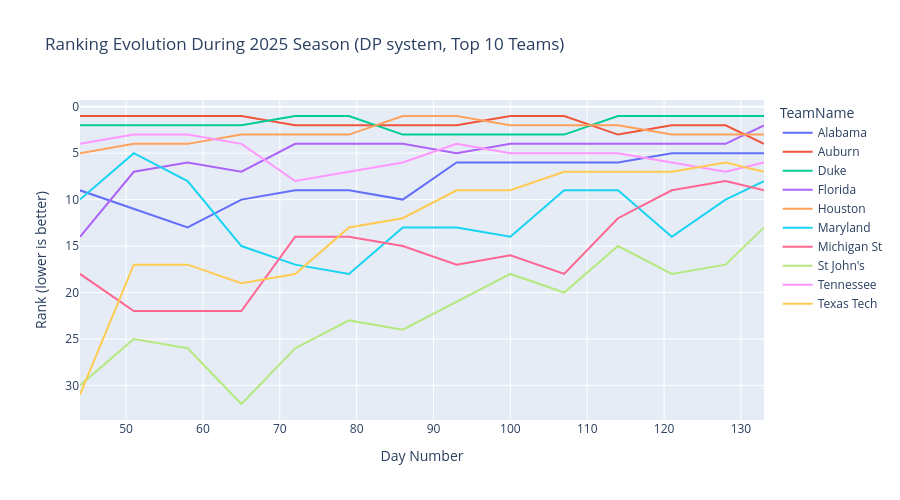

The notebook cell this image was saved under:
### Code cell
# Ranking volatility: how rankings evolve during a season for sample teams
sample_season = 2025
# Get top 10 teams by composite rank
top_teams_25 = composite[composite['Season'] == sample_season].nsmallest(10, 'CompositeRank')['TeamID'].tolist()

# Use a popular system (first of top 5)
sample_sys = top5_systems[0]
rank_evo = massey[(massey['Season'] == sample_season) & 
                   (massey['SystemName'] == sample_sys) &
                   (massey['TeamID'].isin(top_teams_25))].copy()
rank_evo = rank_evo.merge(m_teams[['TeamID', 'TeamName']], on='TeamID')

fig = px.line(rank_evo, x='RankingDayNum', y='OrdinalRank', color='TeamName',
              title=f'Ranking Evolution During {sample_season} Season ({sample_sys} system, Top 10 Teams)',
              labels={'RankingDayNum': 'Day Number', 'OrdinalRank': 'Rank (lower is better)'})
fig.update_yaxes(autorange='reversed')  # Lower rank = better, so invert
fig.update_layout(width=900, height=500)
fig.show()

### Figure 1 — Plotly figure (JSON) as saved in the notebook; plotly's stock layout.template omitted (floating-point values rounded to 4 significant figures)
{"data": [{"hovertemplate": "TeamName=Alabama<br>Day Number=%{x}<br>Rank (lower is better)=%{y}<extra></extra>", "legendgroup": "Alabama", "line": {"color": "#636efa", "dash": "solid"}, "marker": {"symbol": "circle"}, "mode": "lines", "name": "Alabama", "orientation": "v", "showlegend": true, "type": "scatter", "x": [44, 51, 58, 65, 72, 79, 86, 93, 100, 107, 114, 121, 128, 133], "xaxis": "x", "y": [9, 11, 13, 10, 9, 9, 10, 6, 6, 6, 6, 5, 5, 5], "yaxis": "y"}, {"hovertemplate": "TeamName=Auburn<br>Day Number=%{x}<br>Rank (lower is better)=%{y}<extra></extra>", "legendgroup": "Auburn", "line": {"color": "#EF553B", "dash": "solid"}, "marker": {"symbol": "circle"}, "mode": "lines", "name": "Auburn", "orientation": "v", "showlegend": true, "type": "scatter", "x": [44, 51, 58, 65, 72, 79, 86, 93, 100, 107, 114, 121, 128, 133], "xaxis": "x", "y": [1, 1, 1, 1, 2, 2, 2, 2, 1, 1, 3, 2, 2, 4], "yaxis": "y"}, {"hovertemplate": "TeamName=Duke<br>Day Number=%{x}<br>Rank (lower is better)=%{y}<extra></extra>", "legendgroup": "Duke", "line": {"color": "#00cc96", "dash": "solid"}, "marker": {"symbol": "circle"}, "mode": "lines", "name": "Duke", "orientation": "v", "showlegend": true, "type": "scatter", "x": [44, 51, 58, 65, 72, 79, 86, 93, 100, 107, 114, 121, 128, 133], "xaxis": "x", "y": [2, 2, 2, 2, 1, 1, 3, 3, 3, 3, 1, 1, 1, 1], "yaxis": "y"}, {"hovertemplate": "TeamName=Florida<br>Day Number=%{x}<br>Rank (lower is better)=%{y}<extra></extra>", "legendgroup": "Florida", "line": {"color": "#ab63fa", "dash": "solid"}, "marker": {"symbol": "circle"}, "mode": "lines", "name": "Florida", "orientation": "v", "showlegend": true, "type": "scatter", "x": [44, 51, 58, 65, 72, 79, 86, 93, 100, 107, 114, 121, 128, 133], "xaxis": "x", "y": [14, 7, 6, 7, 4, 4, 4, 5, 4, 4, 4, 4, 4, 2], "yaxis": "y"}, {"hovertemplate": "TeamName=Houston<br>Day Number=%{x}<br>Rank (lower is better)=%{y}<extra></extra>", "legendgroup": "Houston", "line": {"color": "#FFA15A", "dash": "solid"}, "marker": {"symbol": "circle"}, "mode": "lines", "name": "Houston", "orientation": "v", "showlegend": true, "type": "scatter", "x": [44, 51, 58, 65, 72, 79, 86, 93, 100, 107, 114, 121, 128, 133], "xaxis": "x", "y": [5, 4, 4, 3, 3, 3, 1, 1, 2, 2, 2, 3, 3, 3], "yaxis": "y"}, {"hovertemplate": "TeamName=Maryland<br>Day Number=%{x}<br>Rank (lower is better)=%{y}<extra></extra>", "legendgroup": "Maryland", "line": {"color": "#19d3f3", "dash": "solid"}, "marker": {"symbol": "circle"}, "mode": "lines", "name": "Maryland", "orientation": "v", "showlegend": true, "type": "scatter", "x": [44, 51, 58, 65, 72, 79, 86, 93, 100, 107, 114, 121, 128, 133], "xaxis": "x", "y": [10, 5, 8, 15, 17, 18, 13, 13, 14, 9, 9, 14, 10, 8], "yaxis": "y"}, {"hovertemplate": "TeamName=Michigan St<br>Day Number=%{x}<br>Rank (lower is better)=%{y}<extra></extra>", "legendgroup": "Michigan St", "line": {"color": "#FF6692", "dash": "solid"}, "marker": {"symbol": "circle"}, "mode": "lines", "name": "Michigan St", "orientation": "v", "showlegend": true, "type": "scatter", "x": [44, 51, 58, 65, 72, 79, 86, 93, 100, 107, 114, 121, 128, 133], "xaxis": "x", "y": [18, 22, 22, 22, 14, 14, 15, 17, 16, 18, 12, 9, 8, 9], "yaxis": "y"}, {"hovertemplate": "TeamName=St John's<br>Day Number=%{x}<br>Rank (lower is better)=%{y}<extra></extra>", "legendgroup": "St John's", "line": {"color": "#B6E880", "dash": "solid"}, "marker": {"symbol": "circle"}, "mode": "lines", "name": "St John's", "orientation": "v", "showlegend": true, "type": "scatter", "x": [44, 51, 58, 65, 72, 79, 86, 93, 100, 107, 114, 121, 128, 133], "xaxis": "x", "y": [30, 25, 26, 32, 26, 23, 24, 21, 18, 20, 15, 18, 17, 13], "yaxis": "y"}, {"hovertemplate": "TeamName=Tennessee<br>Day Number=%{x}<br>Rank (lower is better)=%{y}<extra></extra>", "legendgroup": "Tennessee", "line": {"color": "#FF97FF", "dash": "solid"}, "marker": {"symbol": "circle"}, "mode": "lines", "name": "Tennessee", "orientation": "v", "showlegend": true, "type": "scatter", "x": [44, 51, 58, 65, 72, 79, 86, 93, 100, 107, 114, 121, 128, 133], "xaxis": "x", "y": [4, 3, 3, 4, 8, 7, 6, 4, 5, 5, 5, 6, 7, 6], "yaxis": "y"}, {"hovertemplate": "TeamName=Texas Tech<br>Day Number=%{x}<br>Rank (lower is better)=%{y}<extra></extra>", "legendgroup": "Texas Tech", "line": {"color": "#FECB52", "dash": "solid"}, "marker": {"symbol": "circle"}, "mode": "lines", "name": "Texas Tech", "orientation": "v", "showlegend": true, "type": "scatter", "x": [44, 51, 58, 65, 72, 79, 86, 93, 100, 107, 114, 121, 128, 133], "xaxis": "x", "y": [31, 17, 17, 19, 18, 13, 12, 9, 9, 7, 7, 7, 6, 7], "yaxis": "y"}], "layout": {"height": 500, "legend": {"title": {"text": "TeamName"}, "tracegroupgap": 0}, "title": {"text": "Ranking Evolution During 2025 Season (DP system, Top 10 Teams)"}, "width": 900, "xaxis": {"anchor": "y", "domain": [0, 1], "title": {"text": "Day Number"}}, "yaxis": {"anchor": "x", "autorange": "reversed", "domain": [0, 1], "title": {"text": "Rank (lower is better)"}}}}
